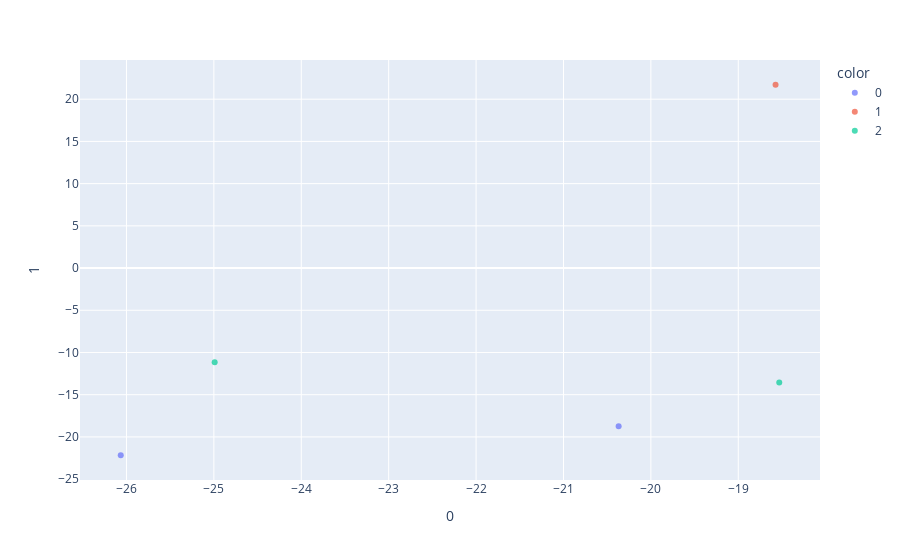

Here is the notebook cell this chart was saved with:
### Markdown cell above
### T-SNE Visualization of Raw Data for Group Relations

### Code cell
data_tsne_g = data_tsne_df[5:10]
data_tsne_g["label"] = gIDs[1]
data_tsne_g

px.scatter(data_tsne_g, x=0, y=1, color=latents_tsne_g.label.astype(str), opacity=0.7)

### Figure 1 — Plotly figure (JSON) as saved in the notebook; plotly's stock layout.template omitted (floating-point values rounded to 4 significant figures)
{"data": [{"hovertemplate": "color=0<br>0=%{x}<br>1=%{y}<extra></extra>", "legendgroup": "0", "marker": {"color": "#636efa", "opacity": 0.7, "symbol": "circle"}, "mode": "markers", "name": "0", "orientation": "v", "showlegend": true, "type": "scatter", "x": [-26.07, -20.37], "xaxis": "x", "y": [-22.17, -18.73], "yaxis": "y"}, {"hovertemplate": "color=1<br>0=%{x}<br>1=%{y}<extra></extra>", "legendgroup": "1", "marker": {"color": "#EF553B", "opacity": 0.7, "symbol": "circle"}, "mode": "markers", "name": "1", "orientation": "v", "showlegend": true, "type": "scatter", "x": [-18.57], "xaxis": "x", "y": [21.71], "yaxis": "y"}, {"hovertemplate": "color=2<br>0=%{x}<br>1=%{y}<extra></extra>", "legendgroup": "2", "marker": {"color": "#00cc96", "opacity": 0.7, "symbol": "circle"}, "mode": "markers", "name": "2", "orientation": "v", "showlegend": true, "type": "scatter", "x": [-24.99, -18.53], "xaxis": "x", "y": [-11.16, -13.57], "yaxis": "y"}], "layout": {"legend": {"title": {"text": "color"}, "tracegroupgap": 0}, "margin": {"t": 60}, "xaxis": {"anchor": "y", "domain": [0, 1], "title": {"text": "0"}}, "yaxis": {"anchor": "x", "domain": [0, 1], "title": {"text": "1"}}}}
